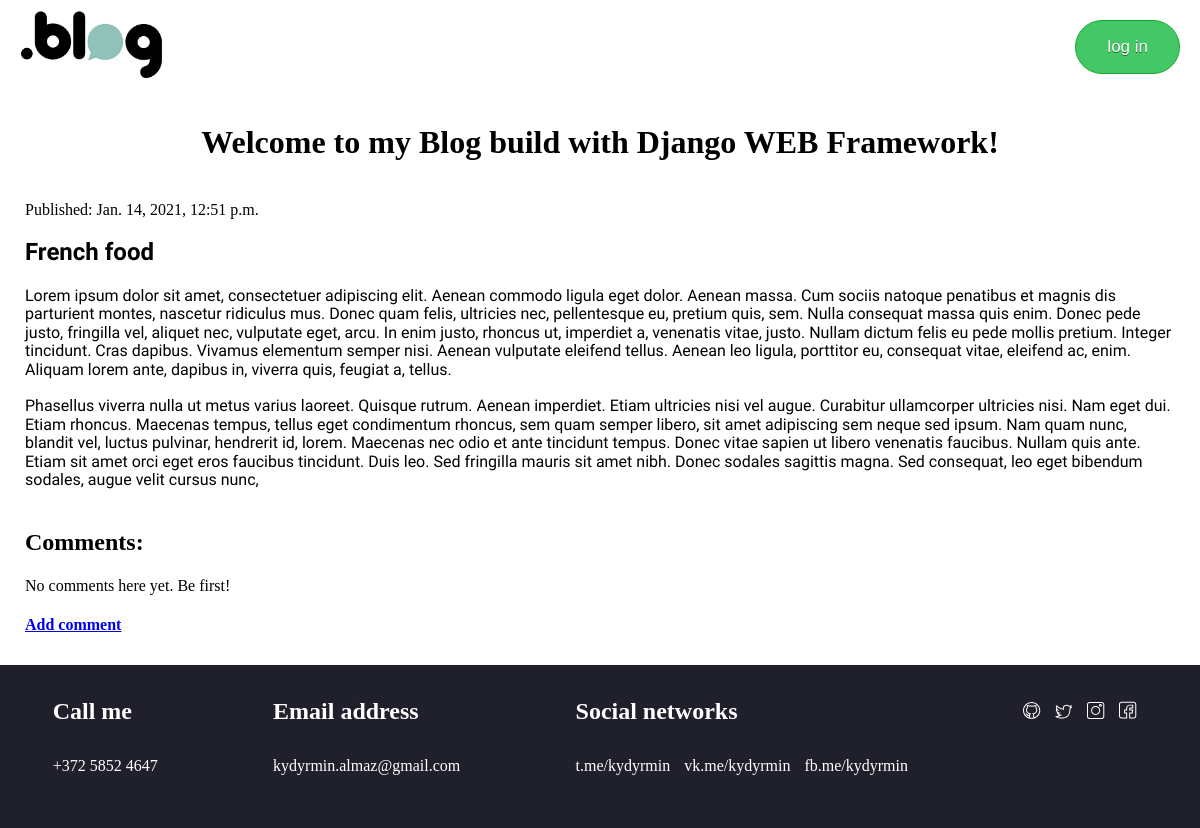
The app's page /post/1/ with its own data.
### blog/models.py (models this page shows, shortened)
class Post(models.Model):
    author = models.ForeignKey(settings.AUTH_USER_MODEL, on_delete=models.CASCADE)
    title = models.CharField(max_length=200)
    text = models.TextField()
    created_date = models.DateTimeField(default=timezone.now)
    published_date = models.DateTimeField(blank=True, null=True)

### blog/views.py (the view)
# urls.py: path('post/<int:pk>/', views.post_detail, name='post_detail'),
def post_detail(request, pk):
    post = get_object_or_404(Post, pk=pk)
    return render(request, 'blog/post_detail.html', {'post': post})

### blog/templates/blog/post_detail.html
{% extends 'blog/base.html' %}
{% block content %}
    <div class="posts">
        {% if user.is_authenticated %}
            {% if post.published_date %}
                <span class="date">Published: {{ post.published_date }}</span>
            {% else %}
                <span class="date">Created: {{ post.created_date }}</span>
                <h2><a href="{% url 'post_publish' pk=post.pk %}"><strong>Publish Post</strong></a></h2>
            {% endif %}
                <h2><a href="{% url 'post_remove' pk=post.pk %}"><strong>Delete Post</strong></a></h2>
                <a href="{% url 'post_edit' pk=post.pk %}"><h2>Edit post</h2></a>
        {% else %}
            <span class="date">Published: {{ post.published_date }}</span>
        {% endif %}
        <div class="post">
            <h2 class="post-title">{{ post.title }}</h2>
            <p class="post-text">{{ post.text|linebreaksbr }}</p>
        </div>
        <div class="comments">
            <h2>Comments:</h2>
            {% for comment in post.comments.all %}
                <div class="comments">
                    {% if user.is_authenticated or comment.approved_comment %}
                        {{ comment.created_date }}
                        {% if not comment.approved_comment %}
                            <a href="{% url 'comment_approve' pk=comment.pk %}"><button class="button">Approve</button></a>
                            <a href="{% url 'comment_remove' pk=comment.pk %}"><button class="button">Delete</button></a>
                        {% endif %}
                    {% endif %}
                    <p>{{ comment.author }}</p>
                    <p>{{ comment.text }}</p>
                </div>
            {% empty %}
                <p>No comments here yet. Be first!</p>
            {% endfor %}
            <h4><a href="{% url 'add_comment_to_blog' pk=post.pk %}">Add comment</a></h4>
        </div>
    </div>
{% endblock %}

### blog/static/css/style.css (style rules this page uses)
.posts { padding-left: 25px; padding-right: 25px; }
.post { margin-bottom: 40px; }
.post-title { font-family: 'Potta One', cursive; }
.post-text { font-family: 'Padauk', sans-serif; }
.comments { margin-top: 40px; }

### records on screen
Post: published_date "Jan. 14, 2021, 12:51 p.m.", title "French food", text "Lorem ipsum dolor sit amet, consectetuer adipiscing elit. Aenean commodo ligula eget dolor. Aenean massa. Cum sociis natoque penatibus et magnis dis parturient montes, nascetur ridiculus mus. Donec quam felis, ultricies nec, pellentesque eu, pretium quis, sem. Nulla consequat massa quis enim. Donec pede justo, fringilla vel, aliquet nec, vulputate eget, arcu. In enim justo, rhoncus ut, imperdiet a, venenatis vitae, justo. Nullam dictum felis eu pede mollis pretium. Integer tincidunt. Cras dapibus. Vivamus elementum semper nisi. Aenean vulputate eleifend tellus. Aenean leo ligula, porttitor eu, consequat vitae, eleifend ac, enim. Aliquam lorem ante, dapibus in, viverra quis, feugiat a,…"
